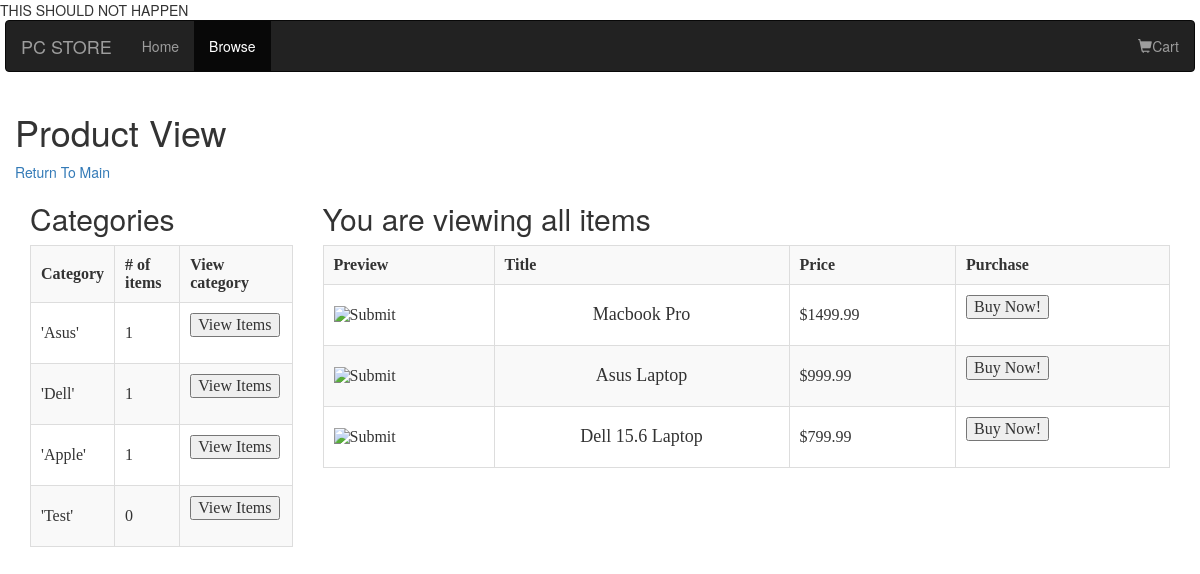
Page /viewProduct.php on the committed database.
### tables this page shows
CREATE TABLE `categories` (
  `category_id` int(11) NOT NULL,
  `category` varchar(72) NOT NULL
);

CREATE TABLE `items` (
  `category` int(11) NOT NULL,
  `item_id` int(11) UNSIGNED NOT NULL,
  `title` varchar(255) NOT NULL DEFAULT '',
  `description` varchar(9999) NOT NULL DEFAULT '',
  `price` double NOT NULL,
  `quantity` varchar(16) NOT NULL,
  `sku` varchar(32) NOT NULL,
  `picture` varchar(255) NOT NULL DEFAULT ''
);

### viewProduct.php (the view, shortened to what this page needs)
<?php
include("admin/dbinfo.php");
$conn = mysqli_connect($db_host, $db_user, $db_pass, $db_name);
?>
<!DOCTYPE html>
<html lang="en">
    <head>
        <link rel="stylesheet" href="https://maxcdn.bootstrapcdn.com/bootstrap/3.4.0/css/bootstrap.min.css">
        <link rel="stylesheet" href="admin/style.css">
    </head>
<body>
<nav class="navbar navbar-inverse customNav">
  <div class="container-fluid">
    <div class="navbar-header">
      <a class="navbar-brand" href="index.html">PC STORE</a>
    </div>
    <ul class="nav navbar-nav">
      <li><a href="index.html">Home</a></li>
      <li class='active'><a href="viewProduct.php">Browse</a></li>
    </ul>
    <ul class='nav navbar-nav navbar-right'>
        <li><a href='cart.php'><span class='glyphicon glyphicon-shopping-cart'></span>Cart</a></li>
    </ul>
  </div>
</nav>
<div class="container-fluid">
<h1>Product View</h1>
<a href="index.html">Return To Main</a>
<br/>
		<div class="col-lg-3">
        <h2>Categories</h2>
            <table class='table-bordered table-striped table-responsive'>
                <tr>
                    <th>Category</th>
                    <th># of items</th>
                    <th>View category</th>
                </tr>
                    <?php
                        $sql="SELECT * FROM categories";
                        $result = mysqli_query($conn, $sql);
                        if(mysqli_num_rows($result) > 0){
                            while($row = mysqli_fetch_assoc($result)){
                                $catID = $row['category_id'];
                                echo "<tr>";
                                    echo "<td>'".$row['category']."'</td>";
                                    $sql2 = "SELECT * FROM items WHERE category = '".$catID."' ";
                                    $result2 = mysqli_query($conn, $sql2);
                                    echo "<td>".mysqli_num_rows($result2)."</td>";
                                    echo "<td><form action='viewProduct.php', method='POST'>";
                                        echo "<input type='submit' value='View Items'/>";
                                    echo "</form></td>";
                                echo "</tr>";
                            }
                        }
                    ?>
            </table>
        </div>
        <div class="col-lg-9">
        <table class='table-bordered table-striped table-responsive'>
                <tr>
                    <th>Preview</th>
                    <th>Title</th>
                    <th>Price</th>
                    <th>Purchase</th>
                </tr>
                    <?php
                        if(isset($itemCatID)){
                            $sql="SELECT * FROM items WHERE category='".$itemCatID."'";
                            echo "<h2>You are viewing items in: ".$catName.", <a href='viewProduct.php'>Click here to go back</a></h2>";
                        }else{
                            $sql="SELECT * FROM items";
                            echo "<h2>You are viewing all items</h2>";
                        }
                        $result = mysqli_query($conn, $sql);
                        if(mysqli_num_rows($result) > 0){
                            while($row = mysqli_fetch_assoc($result)){
                                echo "<tr>";
                                    echo "<form action='productDetail.php' method='POST'>";
                                        echo "<td><input type='image' src='../images/tn_".$row['picture']."' ></input></td>";
                                    echo "</form>";
                                    echo "<form action='productDetail.php' method='POST'>";
                                        echo "<td class='itemTitle'> <input type='submit' class='detailButton' value='".$row['title']."' > </input></td>";
                                    echo "</form>";
                                    echo "<td>$".$row['price']."</td>";
                                    echo "<td><form action='addToCart.php', method='POST'>";
                                        echo "<input type='submit' value='Buy Now!'/>";
                                    echo "</form></td>";
                                echo "</tr>";
                            }
                        }
                    ?>
            </table>
        </div>
</div>
</body>
</html>

### admin/style.css (style rules this page uses)
table { border-collapse: collapse; width:100%; }
table, td, th { border: 1px dotted gray; font: gray; font-family: Verdana; }
th, td { padding: 10px; text-align:left; }
.detailButton { padding:0; border: none; background: none; font-size:18px; width: 100%; white-space: normal; }
.customNav { margin-left:5px; margin-right:5px; }

### rows in the picture
categories: category "Asus", mysqli_num_rows($result2) "1"
categories: category "Dell", mysqli_num_rows($result2) "1"
categories: category "Apple", mysqli_num_rows($result2) "1"
categories: category "Test", mysqli_num_rows($result2) "0"
items: title "Macbook Pro", price "1499.99"
items: title "Asus Laptop", price "999.99"
items: title "Dell 15.6 Laptop", price "799.99"
